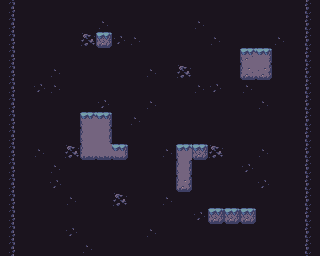

A 2D game scene composited from a Tiled map and its tileset images. What follows is a short description and the map's XML, with every tile layer's data as written:
An orthogonal 20x16 tile map with 16x16 px tiles, 3 tile layers (Background, Collision, Destructible), 2 tilesets.

<map version="1.8" tiledversion="1.8.5" orientation="orthogonal" renderorder="right-down" width="20" height="16" tilewidth="16" tileheight="16" infinite="0" nextlayerid="4" nextobjectid="1">
 <tileset firstgid="1" source="../tilesets/Underground Mine.tsx" />
 <tileset firstgid="301" source="../tilesets/Terrain.tsx" />
 <layer id="1" name="Background" width="20" height="16" locked="1">
  <data encoding="csv">
120,52,52,52,52,52,52,52,52,52,52,52,52,52,52,52,52,52,52,118,
120,52,52,52,52,52,47,52,52,52,52,52,47,52,52,52,52,52,52,118,
120,52,52,52,52,43,52,45,47,52,52,52,52,47,52,52,52,47,52,118,
120,52,52,52,52,52,52,52,52,52,52,52,52,52,52,43,52,52,52,118,
120,52,52,47,52,52,52,52,52,47,52,43,52,52,52,52,52,52,52,118,
120,52,45,47,52,52,52,52,52,52,52,52,47,45,52,47,52,52,52,118,
120,52,52,52,52,52,45,52,52,47,52,52,52,52,52,52,47,52,52,118,
120,52,52,52,52,52,52,52,47,52,52,52,52,52,52,52,52,52,52,118,
120,52,52,52,52,52,52,52,52,52,52,52,52,52,52,52,52,52,52,118,
120,52,47,52,43,52,52,52,52,52,47,52,52,43,52,52,47,52,52,118,
120,52,52,47,52,52,52,52,52,52,52,52,52,52,52,45,52,52,52,118,
120,52,52,45,52,52,52,52,52,52,52,52,52,52,52,52,45,52,52,118,
120,52,52,52,47,52,52,43,52,52,47,52,52,52,52,52,52,52,52,118,
120,52,52,52,52,52,52,52,52,52,52,52,45,52,52,43,52,52,52,118,
120,52,52,52,45,52,52,52,52,47,52,52,52,52,52,52,52,52,52,118,
120,52,52,52,52,47,52,52,52,52,52,52,52,52,52,52,52,52,52,118
</data>
 </layer>
 <layer id="2" name="Collision" width="20" height="16">
  <data encoding="csv">
120,0,0,0,0,0,0,0,0,0,0,0,0,0,0,0,0,0,0,118,
120,0,0,0,0,0,0,0,0,0,0,0,0,0,0,0,0,0,0,118,
120,0,0,0,0,0,0,0,0,0,0,0,0,0,0,0,0,0,0,118,
120,0,0,0,0,0,0,0,0,0,0,0,0,0,0,743,736,0,0,118,
120,0,0,0,0,0,0,0,0,0,0,0,0,0,0,776,777,0,0,118,
120,0,0,0,0,0,0,0,0,0,0,0,0,0,0,0,0,0,0,118,
120,0,0,0,0,0,0,0,0,0,0,0,0,0,0,0,0,0,0,118,
120,0,0,0,0,437,438,0,0,0,0,0,0,0,0,0,0,0,0,118,
120,0,0,0,0,470,471,0,0,0,0,0,0,0,0,0,0,0,0,118,
120,0,0,0,0,534,538,668,0,0,0,437,0,0,0,0,0,0,0,118,
120,0,0,0,0,0,0,0,0,0,0,766,0,0,0,0,0,0,0,118,
120,0,0,0,0,0,267,0,0,0,0,807,0,0,0,0,0,0,0,118,
120,0,0,0,0,0,0,0,0,0,0,0,0,0,0,0,0,0,0,118,
120,0,0,0,0,0,0,0,0,0,0,0,0,0,0,0,0,0,0,118,
120,0,0,0,0,0,0,0,0,0,0,0,0,0,0,0,0,0,0,118,
120,0,0,0,0,0,0,0,0,0,0,0,0,0,0,0,0,0,0,118
</data>
 </layer>
 <layer id="3" name="Destructible" width="20" height="16">
  <data encoding="csv">
0,0,0,0,0,0,0,0,0,0,0,0,0,0,0,0,0,0,0,0,
0,0,0,0,0,0,0,0,0,0,0,0,0,0,0,0,0,0,0,0,
0,0,0,0,0,0,679,0,0,0,0,0,0,0,0,0,0,0,0,0,
0,0,0,0,0,0,0,0,0,0,0,0,0,0,0,0,0,0,0,0,
0,0,0,0,0,0,0,0,0,0,0,0,0,0,0,0,0,0,0,0,
0,0,0,0,0,0,0,0,0,0,0,0,0,0,0,0,0,0,0,0,
0,0,0,0,0,0,0,0,0,0,0,0,0,0,0,0,0,0,0,0,
0,0,0,0,0,0,0,0,0,0,0,0,0,0,0,0,0,0,0,0,
0,0,0,0,0,0,0,0,0,0,0,0,0,0,0,0,0,0,0,0,
0,0,0,0,0,0,0,0,0,0,0,0,679,0,0,0,0,0,0,0,
0,0,0,0,0,0,0,0,0,0,0,0,0,0,0,0,0,0,0,0,
0,0,0,0,0,0,0,0,0,0,0,0,0,0,0,0,0,0,0,0,
0,0,0,0,0,0,0,0,0,0,0,0,0,0,0,0,0,0,0,0,
0,0,0,0,0,0,0,0,0,0,0,0,0,679,679,679,0,0,0,0,
0,0,0,0,0,0,0,0,0,0,0,0,0,0,0,0,0,0,0,0,
0,0,0,0,0,0,0,0,0,0,0,0,0,0,0,0,0,0,0,0
</data>
 </layer>
</map>
